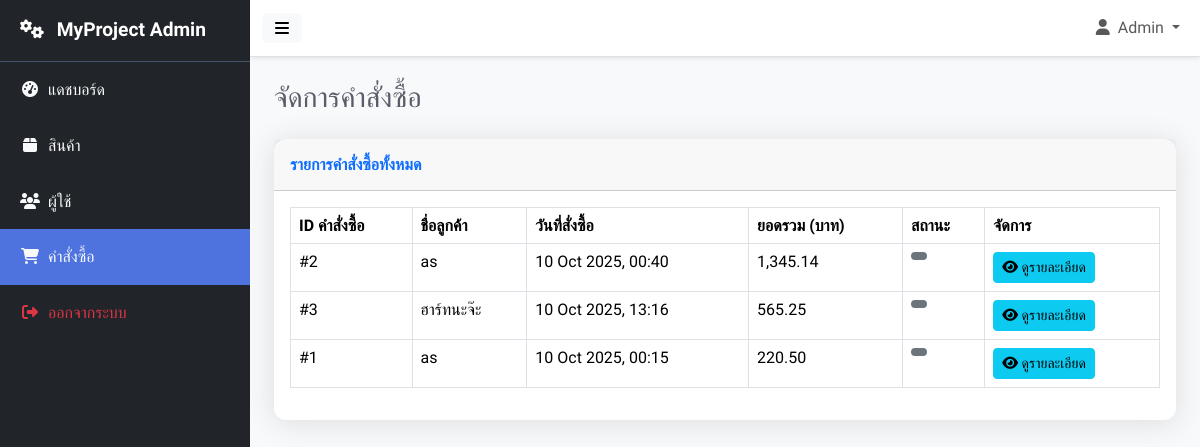
The app's page /admin/orders.php (signed in) with its own data.
### tables this page shows
CREATE TABLE `orders` (
  `id` int(10) UNSIGNED NOT NULL,
  `user_id` int(11) DEFAULT NULL,
  `fullname` varchar(255) NOT NULL,
  `email` varchar(255) NOT NULL,
  `phone` varchar(50) NOT NULL,
  `address` text NOT NULL,
  `payment` enum('cod','bank','credit') NOT NULL,
  `total` decimal(10,2) NOT NULL,
  `created_at` datetime NOT NULL DEFAULT current_timestamp()
);

### admin/orders.php (the view, shortened to what this page needs)
<?php
include 'header.php';
$result = $conn->query("SELECT * FROM `orders` ORDER BY user_id ASC");
?>
<div class="d-flex justify-content-between align-items-center mb-4">
    <h1 class="h3 mb-0 text-gray-800">จัดการคำสั่งซื้อ</h1>
</div>
<div class="card shadow-sm mb-4">
    <div class="card-header py-3">
        <h6 class="m-0 font-weight-bold text-primary">รายการคำสั่งซื้อทั้งหมด</h6>
    </div>
    <div class="card-body">
        <div class="table-responsive">
            <table id="ordersTable" class="table table-bordered table-hover" width="100%" cellspacing="0">
                <thead>
                    <tr>
                        <th>ID คำสั่งซื้อ</th>
                        <th>ชื่อลูกค้า</th>
                        <th>วันที่สั่งซื้อ</th>
                        <th>ยอดรวม (บาท)</th>
                        <th>สถานะ</th>
                        <th>จัดการ</th>
                    </tr>
                </thead>
                <tbody>
                    <?php while ($row = $result->fetch_assoc()): ?>
                    <tr>
                        <td>#<?= $row['id'] ?></td>
                        <td>
                            <?php
                                $customer_name = (!empty($row['firstname'])) ? $row['firstname'] . ' ' . $row['lastname'] : $row['fullname'];
                                echo htmlspecialchars($customer_name);
                            ?>
                        </td>
                        <td><?= date('d M Y, H:i', strtotime($row['created_at'])) ?></td>
                        <td><?= number_format($row['total'], 2) ?></td>
                        <td>
                            <?php
                                $badge_class = 'bg-secondary';
                            ?>
                            <span class="badge rounded-pill <?= $badge_class ?>">
                            </span>
                        </td>
                        <td>
                            <a href="order_details.php?id=<?= $row['id'] ?>" class="btn btn-info btn-sm">
                                <i class="fas fa-eye"></i> ดูรายละเอียด
                            </a>
                        </td>
                    </tr>
                    <?php endwhile; ?>
                </tbody>
            </table>
        </div>
    </div>
</div>
<?php include 'footer.php'; ?>

### admin/admin_style.css (style rules this page uses)
body { font-family: 'Prompt', sans-serif; overflow-x: hidden; background-color: #f8f9fa; }
.card { border: none; border-radius: 0.75rem; box-shadow: 0 0.15rem 1.75rem 0 rgba(58, 59, 69, .15) !important; }
.table thead { background-color: #4e73df; color: white; }
.text-gray-800 { color: #5a5c69 !important; }
.font-weight-bold { font-weight: 700 !important; }

### records on screen
orders: id "2", fullname "as", created_at "10 Oct 2025, 00:40", total "1,345.14"
orders: id "3", fullname "ฮาร์ทนะจ๊ะ", created_at "10 Oct 2025, 13:16", total "565.25"
orders: id "1", fullname "as", created_at "10 Oct 2025, 00:15", total "220.50"

### other values on screen
$_SESSION['username'] "Admin"
